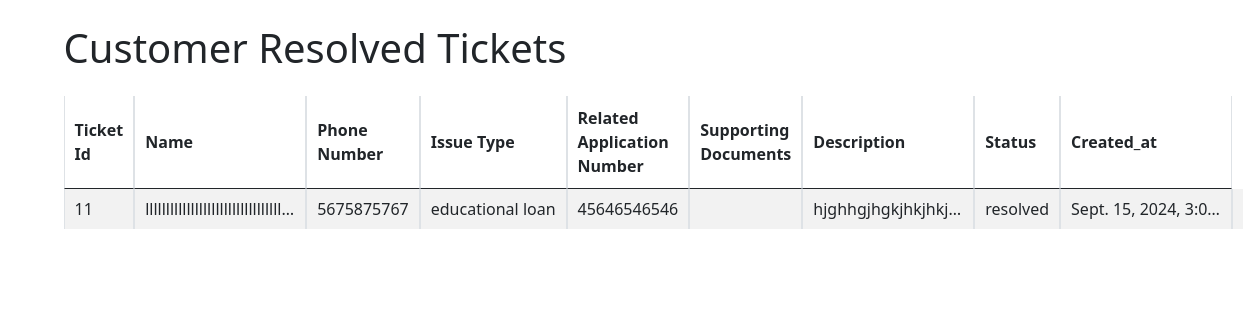
The page /resolved_tickets/ on the database its author committed.
### hyd/models.py (models this page shows, shortened)
class Ticket(models.Model):
    TICKET_STATUS_CHOICES = [
        ('New', 'New'),
        ('Open', 'Open'),
        ('In Progress', 'In Progress'),
        ('Closed', 'Closed'),
    ]
    issue_CHOICES = [
        ('personal loan', 'Personal Loan'),
        ('educational loan', 'Educational Loan'),
        ('car loan', 'Car Loan'),
        ('business loan', 'Business Loan'),
        ('Loan Againest Property', 'Loan Againest Property'),
        ('CreditCard', 'CreditCard'),
        ('Insurance', 'Insurance'),
        ('Other Loan', 'Other Loan')
    ]
    ticket_id = models.AutoField(primary_key=True)
    name = models.CharField(max_length=100,validators=[validate_only_letters])
    phone_number = models.CharField(max_length=10,validators=[validate_mobile_number])
    Issue_type = models.CharField(max_length=100,choices=issue_CHOICES)  # Type of the issue
    description = models.TextField()  # Detailed description of the issue
    related_application_number = models.CharField(max_length=100, blank=True, null=True)  # Related application number (optional)
    supporting_documents = models.FileField(upload_to='supporting_documents/', blank=True, null=True)  # Uploaded documents (optional)
    status = models.CharField(max_length=20, choices=TICKET_STATUS_CHOICES, default='New')  # Current status of the ticket
    created_at = models.DateTimeField(auto_now_add=True)  # Timestamp when the ticket was created
    updated_at = models.DateTimeField(auto_now=True)  # Timestamp when the ticket was last updated

### hyd/views.py (the view)
# urls.py: path('resolved_tickets/',views.resolved_tickets,name='resolved_tickets'),
def resolved_tickets(request):
    resolved_tickets = Ticket.objects.filter(status='resolved')
    return render(request, 'resolved_tickets.html', {'resolved_tickets': resolved_tickets})

### hyd/templates/resolved_tickets.html (shortened to what this page needs)
<!DOCTYPE html>
<html lang="en">
<head>
    <link href="https://cdn.jsdelivr.net/npm/bootstrap@5.0.2/dist/css/bootstrap.min.css" rel="stylesheet">
    <link rel="stylesheet" href="https://cdn.datatables.net/1.13.6/css/jquery.dataTables.min.css">
    <link rel="stylesheet" href="https://cdn.datatables.net/buttons/2.3.6/css/buttons.dataTables.min.css">
    <link rel="stylesheet" href="https://cdn.datatables.net/responsive/2.4.1/css/responsive.dataTables.min.css">
</head>
<body>
    <div class="container my-4">
        <h1 class="mb-4">Customer Resolved Tickets</h1>
        <table id="ticketTable" class="table table-bordered table-striped table-responsive">
            <thead>
                <tr>
                    <th>Ticket Id</th>
                    <th>Name</th>
                    <th>Phone Number</th>
                    <th>Issue Type</th>
                    <th>Related Application Number</th>
                    <th>Supporting Documents</th>
                    <th>Description</th>
                    <th>Status</th>
                    <th>Created_at</th>
                </tr>
            </thead>
            <tbody>
                {% for x in resolved_tickets %}
                <tr>
                    <td>{{ x.ticket_id }}</td>
                    <td>{{ x.name }}</td>
                    <td>{{ x.phone_number }}</td>
                    <td>{{ x.Issue_type }}</td>
                    <td>{{ x.related_application_number }}</td>
                    <td>{{ x.supporting_documents }}</td>
                    <td>{{ x.description }}</td>
                    <td>{{ x.status }}</td>
                    <td>{{ x.created_at }}</td>
                    <td>
                    </td>
                </tr>
                {% endfor %}
            </tbody>
        </table>
    </div>
</body>
</html>

### hyd/templates/resolved_tickets.html (style rules this page uses)
table th { text-align: center; vertical-align: middle; }
table td { vertical-align: middle; max-width: 150px; overflow: hidden; text-overflow: ellipsis; white-space: nowrap; }
table { width: 100%; table-layout: auto; }

### rows shown on the page
Ticket: ticket_id "11", name "lllllllllllllllllllllllllllllllll…", phone_number "5675875767", Issue_type "educational loan", related_application_number "45646546546", description "hjghhgjhgkjhkjhkj…", status "resolved", created_at "Sept. 15, 2024, 3:0…"
